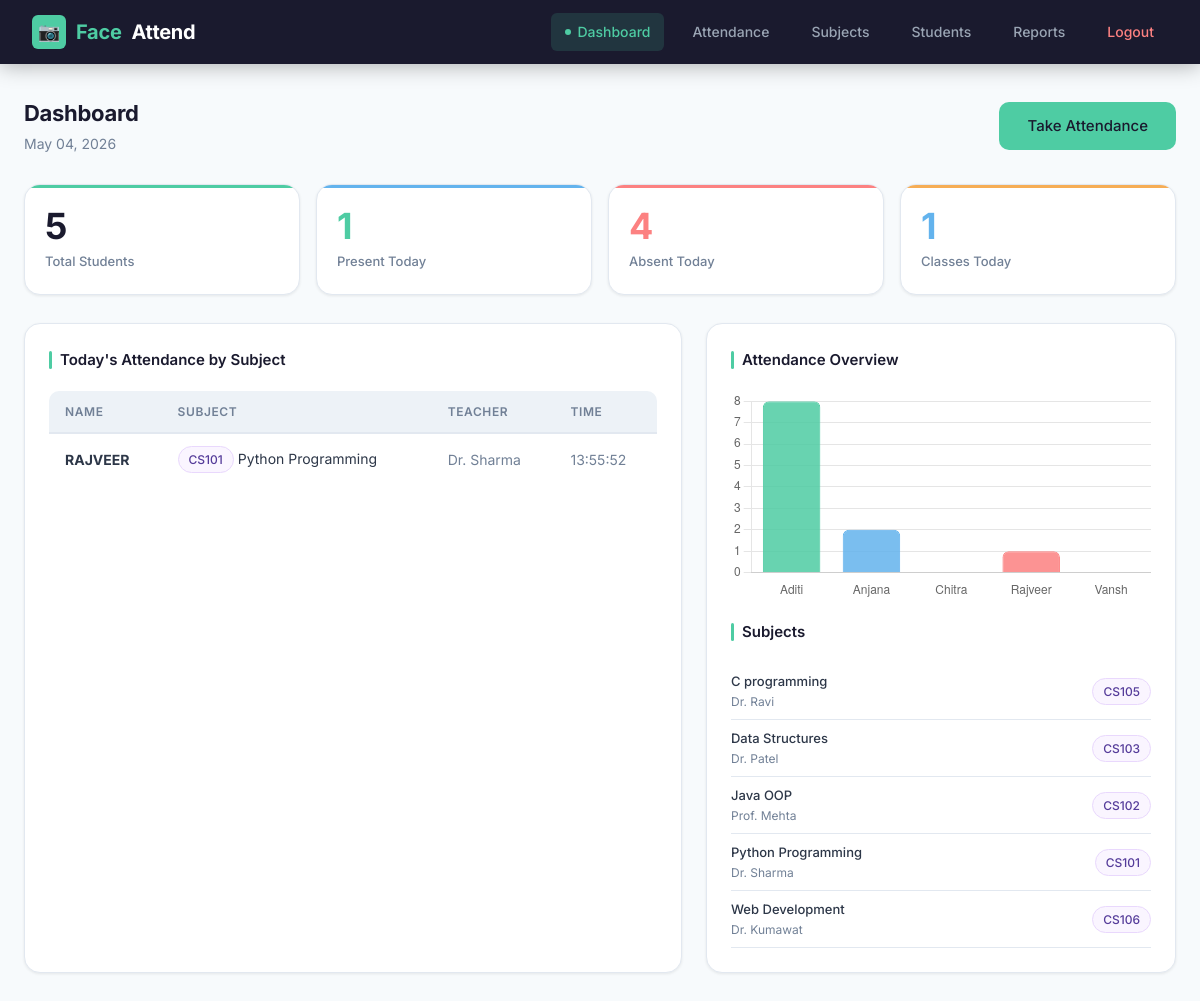
Page /dashboard (signed in) on the committed database.
### tables this page shows
CREATE TABLE attendance (
            id            INTEGER PRIMARY KEY AUTOINCREMENT,
            student_id    TEXT    NOT NULL,
            name          TEXT    NOT NULL,
            subject_code  TEXT    NOT NULL,
            subject_name  TEXT    NOT NULL,
            teacher_name  TEXT    NOT NULL,
            date          TEXT    NOT NULL,
            time          TEXT    NOT NULL,
            status        TEXT    NOT NULL DEFAULT 'Present',
            FOREIGN KEY (student_id)   REFERENCES students(student_id),
            FOREIGN KEY (subject_code) REFERENCES subjects(subject_code)
        );

CREATE TABLE subjects (
            id            INTEGER PRIMARY KEY AUTOINCREMENT,
            subject_code  TEXT    UNIQUE NOT NULL,
            subject_name  TEXT    NOT NULL,
            teacher_name  TEXT    NOT NULL,
            created_at    TEXT    NOT NULL
        );

### app.py (the view)
@app.route("/dashboard")
@login_required
def dashboard():
    subjects       = get_all_subjects()
    today_records  = get_attendance_today()
    total_students = len(get_all_students())
    total_present  = len(set(r["student_id"] for r in today_records))
    classes_today  = len(set(r["subject_code"] for r in today_records))
    summary        = get_subject_summary()
    return render_template("dashboard.html",
                           subjects=subjects,
                           today_records=today_records,
                           summary=summary,
                           total_students=total_students,
                           total_present=total_present,
                           classes_today=classes_today,
                           date=datetime.now().strftime("%B %d, %Y"))

### app.py (called while the page is built)
def login_required(f):
    from functools import wraps
    @wraps(f)
    def decorated(*args, **kwargs):
        if "logged_in" not in session:
            return redirect(url_for("login"))
        return f(*args, **kwargs)
    return decorated

### backend/database.py (called while the page is built)
def get_connection():
    conn = sqlite3.connect(DB_PATH)
    conn.row_factory = sqlite3.Row
    return conn

def get_all_subjects():
    conn = get_connection()
    cursor = conn.cursor()
    cursor.execute("SELECT * FROM subjects ORDER BY subject_name")
    subjects = cursor.fetchall()
    conn.close()
    return subjects

def get_all_students():
    conn = get_connection()
    cursor = conn.cursor()
    cursor.execute("SELECT * FROM students ORDER BY name")
    students = cursor.fetchall()
    conn.close()
    return students

def get_attendance_today(subject_code=None):
    conn = get_connection()
    cursor = conn.cursor()
    today = datetime.now().strftime("%Y-%m-%d")
    if subject_code:
        cursor.execute("""
            SELECT * FROM attendance
            WHERE date = ? AND subject_code = ?
            ORDER BY time DESC
        """, (today, subject_code))
    else:
        cursor.execute("""
            SELECT * FROM attendance WHERE date = ?
            ORDER BY subject_name, time DESC
        """, (today,))
    records = cursor.fetchall()
    conn.close()
    return records

def get_subject_summary(subject_code=None):
    conn = get_connection()
    cursor = conn.cursor()
    if subject_code:
        cursor.execute("""
            SELECT s.name, s.student_id,
                   COUNT(a.id) AS classes_attended
            FROM students s
            LEFT JOIN attendance a
              ON s.student_id = a.student_id
             AND a.subject_code = ?
            GROUP BY s.student_id
            ORDER BY s.name
        """, (subject_code,))
    else:
        cursor.execute("""
            SELECT s.name, s.student_id,
                   COUNT(a.id) AS classes_attended
            FROM students s
            LEFT JOIN attendance a ON s.student_id = a.student_id
            GROUP BY s.student_id
            ORDER BY s.name
        """)
    summary = cursor.fetchall()
    conn.close()
    return summary

### templates/dashboard.html (shortened to what this page needs)
{% extends "base.html" %}
{% block content %}
<div class="page-header">
  <div>
    <div class="page-title">Dashboard</div>
    <div class="page-subtitle">{{ date }}</div>
  </div>
  <a href="/attendance" class="btn btn-primary btn-lg">Take Attendance</a>
</div>
<div class="stat-grid">
  <div class="stat-card">
    <div class="num">{{ total_students }}</div>
    <div class="label">Total Students</div>
  </div>
  <div class="stat-card">
    <div class="num" style="color:#4ecca3">{{ total_present }}</div>
    <div class="label">Present Today</div>
  </div>
  <div class="stat-card">
    <div class="num" style="color:#fc8181">{{ total_students - total_present }}</div>
    <div class="label">Absent Today</div>
  </div>
  <div class="stat-card">
    <div class="num" style="color:#63b3ed">{{ classes_today }}</div>
    <div class="label">Classes Today</div>
  </div>
</div>
<div style="display:grid;grid-template-columns:1.4fr 1fr;gap:1.5rem">
  <div class="card" style="margin:0">
    <div class="card-title">Today's Attendance by Subject</div>
    {% if today_records %}
    <div class="table-wrap">
    <table>
      <thead><tr><th>Name</th><th>Subject</th><th>Teacher</th><th>Time</th></tr></thead>
      <tbody>
        {% for r in today_records %}
        <tr>
          <td><strong>{{ r.name }}</strong></td>
          <td><span class="badge badge-purple">{{ r.subject_code }}</span> {{ r.subject_name }}</td>
          <td style="color:var(--text-muted)">{{ r.teacher_name }}</td>
          <td style="color:var(--text-muted)">{{ r.time }}</td>
        </tr>
        {% endfor %}
      </tbody>
    </table>
    </div>
    {% else %}
    <div class="empty-state"><p>No attendance yet today.<br>Go to Attendance to start a session.</p></div>
    {% endif %}
  </div>
  <div class="card" style="margin:0">
    <div class="card-title">Attendance Overview</div>
    {% if summary %}
      <canvas id="attendanceChart" style="width:100%;max-height:260px"></canvas>
    {% else %}
      <div class="empty-state"><p>No data yet.<br>Mark attendance to see chart.</p></div>
    {% endif %}
    <div style="margin-top:1.2rem">
      <div class="card-title">Subjects</div>
      {% for s in subjects %}
      <div style="display:flex;align-items:center;justify-content:space-between;padding:8px 0;border-bottom:0.5px solid var(--border)">
        <div>
          <div style="font-size:13px;font-weight:500">{{ s.subject_name }}</div>
          <div style="font-size:12px;color:var(--text-muted)">{{ s.teacher_name }}</div>
        </div>
        <span class="badge badge-purple">{{ s.subject_code }}</span>
      </div>
      {% else %}
      <p style="font-size:13px;color:var(--text-muted);padding:.5rem 0">No subjects yet. <a href="/subjects">Add subjects</a></p>
      {% endfor %}
    </div>
  </div>
</div>
{% endblock %}
{% block scripts %}
{% if summary %}
<script>
function getChartData() {
  var spans = document.querySelectorAll('#chart-data span');
  var labels = [], data = [];
  spans.forEach(function(s) {
    labels.push(s.getAttribute('data-name'));
    data.push(parseInt(s.getAttribute('data-count'), 10));
  });
  return { labels: labels, data: data };
}
function buildBarChart() {
  var ctx = document.getElementById('attendanceChart');
  if (!ctx || typeof Chart === 'undefined') return;
  var d = getChartData();   // ✅ FIXED — now declared first
  var hasData = d.data.some(function(v) { return v > 0; });
  if (!hasData) {
    ctx.outerHTML = '<p style="color:#718096;font-size:13px;text-align:center;padding:1rem">Mark attendance first to see chart</p>';
    return;
  }
  var colors = ['rgba(78,204,163,0.85)','rgba(99,179,237,0.85)',
                'rgba(246,173,85,0.85)','rgba(252,129,129,0.85)',
                'rgba(183,148,244,0.85)','rgba(104,211,145,0.85)'];
  new Chart(ctx, {
    type: 'bar',
    data: {
      labels: d.labels,
      datasets: [{
        label: 'Classes Attended',
        data: d.data,
        backgroundColor: colors,
        borderColor: colors.map(c => c.replace('0.85','1')),
        borderWidth: 1,
        borderRadius: 6
      }]
    },
    options: {
      responsive: true,
      plugins: { legend: { display: false } },
      scales: {
        y: { beginAtZero: true, ticks: { stepSize: 1 } },
        x: { grid: { display: false } }
      }
    }
  });
}
window.onload = buildBarChart;
</script>
{% endif %}
{% endblock %}

### static/style.css (style rules this page uses)
*, *::before, *::after { margin: 0; padding: 0; box-sizing: border-box; }
:root { --primary: #4ecca3; --primary-dark: #38b28e; --primary-light: #e8faf4; --dark: #1a1a2e; --dark2: #16213e; --dark3: #0f3460; --text: #2d3748; --text-muted: #718096; --text-light: #a0aec0; --bg: #f7fafc; --bg2: #edf2f7; --white: #ffffff; --border: #e2e8f0; --shadow-sm: 0 1px 3px rgba(0,0,0,.08); --shadow: 0 4px 16px rgba(0,0,0,.08); --shadow-lg: 0 8px 32px rgba(0,0,0,.12); --radius-sm: 6px; --radius: 10px; --radius-lg: 16px; --radius-xl: 24px; --success: #48bb78; --danger: #fc8181; --warning: #f6ad55; --info: #63b3ed; }
html { scroll-behavior: smooth; }
body { font-family: 'Inter', 'Segoe UI', sans-serif; background: var(--bg); color: var(--text); min-height: 100vh; font-size: 15px; line-height: 1.6; }
.page-header { display: flex; align-items: center; justify-content: space-between; margin-bottom: 1.75rem; flex-wrap: wrap; gap: 1rem; }
.page-title { font-size: 22px; font-weight: 700; color: var(--dark); letter-spacing: -.3px; }
.page-subtitle { font-size: 14px; color: var(--text-muted); margin-top: 2px; }
.card { background: var(--white); border-radius: var(--radius-lg); padding: 1.5rem; box-shadow: var(--shadow-sm); border: 1px solid var(--border); margin-bottom: 1.5rem; transition: box-shadow .2s; }
.card-title { font-size: 15px; font-weight: 600; color: var(--dark); margin-bottom: 1.2rem; display: flex; align-items: center; gap: 8px; }
.card-title::before { content: ''; width: 3px; height: 18px; background: var(--primary); border-radius: 2px; display: inline-block; }
.stat-grid { display: grid; grid-template-columns: repeat(auto-fit, minmax(160px, 1fr)); gap: 1rem; margin-bottom: 1.75rem; }
.stat-card { background: var(--white); border-radius: var(--radius-lg); padding: 1.4rem 1.25rem; box-shadow: var(--shadow-sm); border: 1px solid var(--border); position: relative; overflow: hidden; transition: transform .18s, box-shadow .18s; }
.stat-card::after { content: ''; position: absolute; top: 0; left: 0; right: 0; height: 3px; border-radius: var(--radius-lg) var(--radius-lg) 0 0; }
.stat-card:nth-child(1)::after { background: var(--primary); }
.stat-card:nth-child(2)::after { background: var(--info); }
.stat-card:nth-child(3)::after { background: var(--danger); }
.stat-card:nth-child(4)::after { background: var(--warning); }
.stat-card .num { font-size: 36px; font-weight: 700; line-height: 1.1; margin-bottom: 4px; color: var(--dark); }
.stat-card .label { font-size: 13px; color: var(--text-muted); font-weight: 500; }
.btn { display: inline-flex; align-items: center; gap: 6px; padding: 9px 20px; border-radius: var(--radius); border: none; cursor: pointer; font-size: 14px; font-weight: 500; text-decoration: none; transition: all .18s; white-space: nowrap; font-family: inherit; }
.btn-primary { background: var(--primary); color: var(--dark); }
.btn-lg { padding: 12px 28px; font-size: 15px; }
.table-wrap { overflow-x: auto; border-radius: var(--radius); }
table { width: 100%; border-collapse: collapse; font-size: 14px; }
thead tr { background: var(--bg2); border-bottom: 2px solid var(--border); }
th { padding: 11px 16px; text-align: left; font-weight: 600; color: var(--text-muted); font-size: 12px; text-transform: uppercase; letter-spacing: .05em; white-space: nowrap; }
td { padding: 12px 16px; border-bottom: 1px solid var(--bg2); color: var(--text); vertical-align: middle; }
tbody tr { transition: background .12s; }
tbody tr:last-child td { border-bottom: none; }
.badge { display: inline-flex; align-items: center; gap: 4px; padding: 3px 10px; border-radius: 20px; font-size: 12px; font-weight: 500; white-space: nowrap; }
.badge-purple { background: #faf5ff; color: #553c9a; border: 1px solid #e9d8fd; }

### rows in the picture
attendance: name "RAJVEER", subject_code "CS101", subject_name "Python Programming", teacher_name "Dr. Sharma", time "13:55:52"
subjects: subject_name "C programming", teacher_name "Dr. Ravi", subject_code "CS105"
subjects: subject_name "Data Structures", teacher_name "Dr. Patel", subject_code "CS103"
subjects: subject_name "Java OOP", teacher_name "Prof. Mehta", subject_code "CS102"
subjects: subject_name "Python Programming", teacher_name "Dr. Sharma", subject_code "CS101"
subjects: subject_name "Web Development", teacher_name "Dr. Kumawat", subject_code "CS106"

### other values in the picture
{{ total_students }} "5"
{{ total_present }} "1"
{{ total_students - total_present }} "4"
{{ classes_today }} "1"
